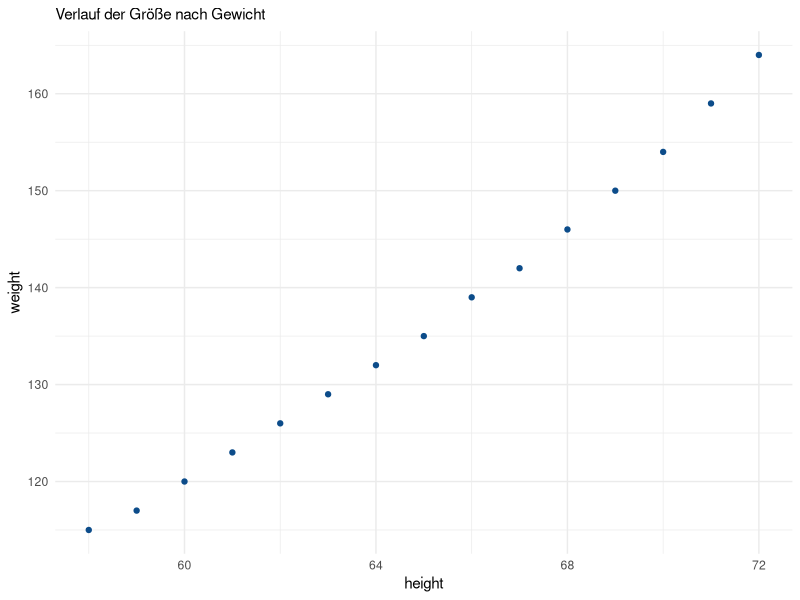
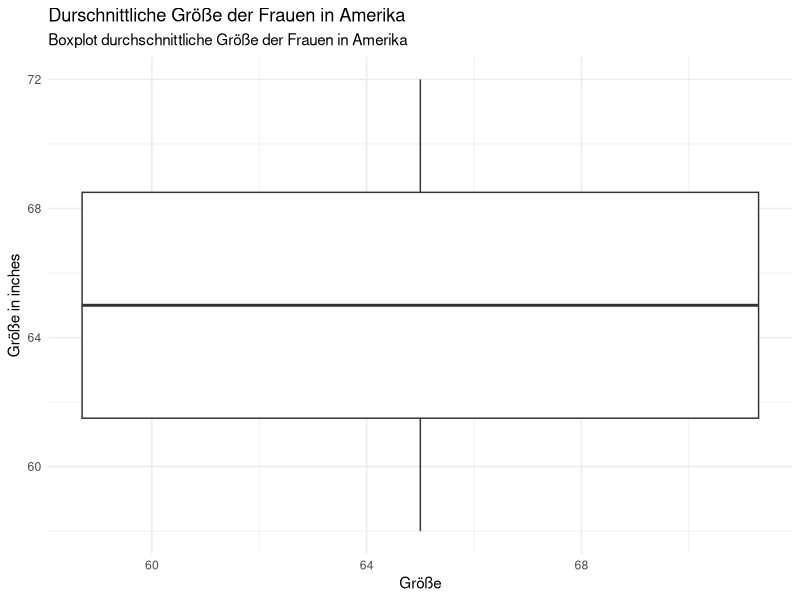
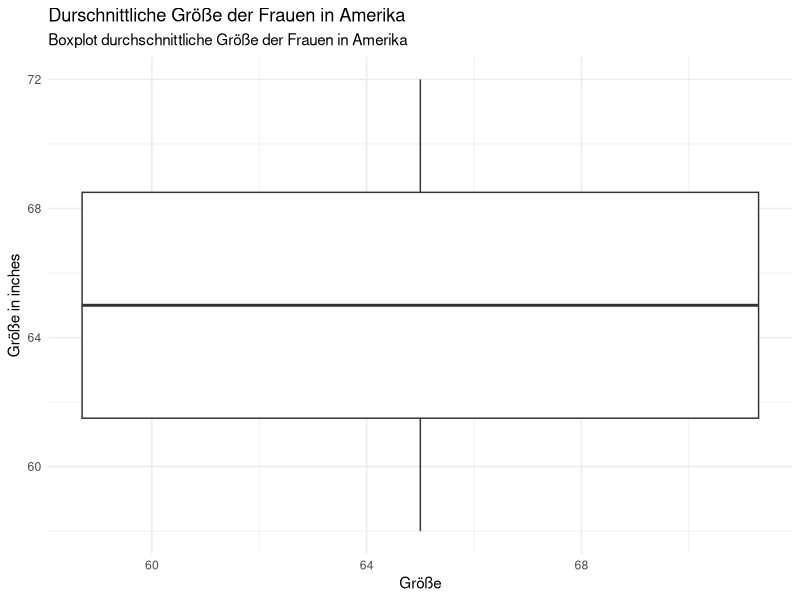

Write R code to recreate these figures, in order.
# Isabelle und Julia

data("women")
women

psych::describe(women)
library(ggplot2)

library(ggplot2)

ggplot(data = women) +
  aes(x = height, y = weight) +
  geom_point(color = '#0c4c8a') +
  labs(x = 'height',
    y = 'weight',
    subtitle = 'Verlauf der Größe nach Gewicht ') +
  theme_minimal()

library(ggplot2)

ggplot(data = women) +
  aes(x = height, y = height) +
  geom_boxplot(fill = '#ffffff') +
  labs(title = 'Durschnittliche Größe der Frauen in Amerika',
    x = 'Größe',
    y = 'Größe in inches',
    subtitle = 'Boxplot durchschnittliche Größe der Frauen in Amerika') +
  theme_minimal()

ggsave("durchschnittliche_Größe_der_Frauen_in_Amerika.pdf")
